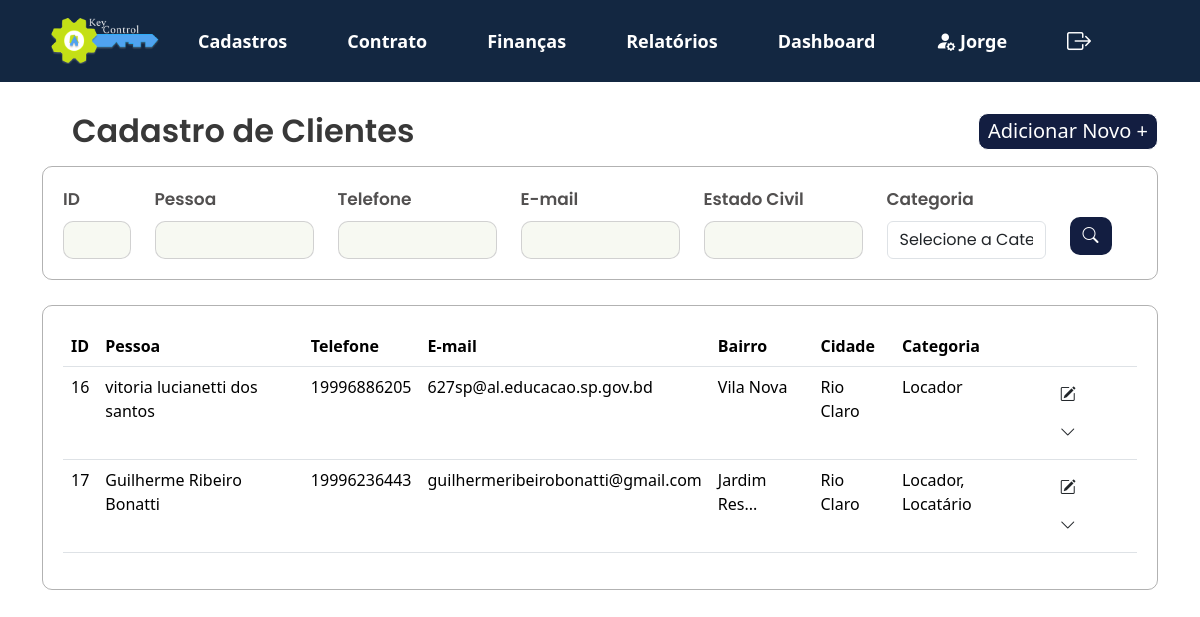
Screenshot of /KeyControl/projeto/views/lista_cliente.php (signed in) with the database file from the repository.
### tables this page shows
CREATE TABLE `cadastro_cliente` (
  `id` int(11) NOT NULL,
  `nome` varchar(100) NOT NULL,
  `rg_ie` varchar(20) DEFAULT NULL,
  `data_nascimento_fundacao` date DEFAULT NULL,
  `telefone` varchar(20) DEFAULT NULL,
  `email` varchar(100) DEFAULT NULL,
  `estado_civil` varchar(20) DEFAULT NULL,
  `nacionalidade` varchar(50) DEFAULT NULL,
  `profissao` varchar(50) DEFAULT NULL,
  `cep` varchar(10) DEFAULT NULL,
  `rua` varchar(100) DEFAULT NULL,
  `numero` varchar(10) DEFAULT NULL,
  `bairro` varchar(50) DEFAULT NULL,
  `cidade` varchar(50) DEFAULT NULL,
  `estado` varchar(50) DEFAULT NULL,
  `pais` varchar(50) DEFAULT NULL,
  `locador` tinyint(1) DEFAULT 0,
  `locatario` tinyint(1) DEFAULT 0,
  `fiador` tinyint(1) DEFAULT 0,
  `comprador` tinyint(1) DEFAULT 0,
  `complemento` varchar(255) DEFAULT NULL,
  `cpf_cnpj` varchar(20) NOT NULL,
  `id_imobiliaria` varchar(20) NOT NULL
);

### KeyControl/projeto/app/controllers/filtros_pessoas.php (called while the page is built, shortened)
<?php
include '../app/controllers/db_conexao.php';
function buildQuery($id, $nome, $telefone, $email, $estado_civil, $cidade, $categoria) {
    $sql = "SELECT * FROM cadastro_cliente WHERE 1=1";
    $params = [];
    return [$sql, $params];
}
$id = $_POST['id'] ?? '';
$nome = $_POST['nome'] ?? '';
$telefone = $_POST['telefone'] ?? '';
$email = $_POST['email'] ?? '';
$estado_civil = $_POST['estado_civil'] ?? '';
$cidade = $_POST['cidade'] ?? '';
$categoria = $_POST['categoria'] ?? '';
list($sql, $params) = buildQuery($id, $nome, $telefone, $email, $estado_civil, $cidade, $categoria);
if (isset($pdo) && $pdo) {
    try {
        $stmt = $pdo->prepare($sql);
        $stmt->execute($params);
        $result = $stmt->fetchAll(PDO::FETCH_ASSOC);
    } catch (Exception $e) {
        echo "Erro na execução da consulta: " . htmlspecialchars($e->getMessage());
    }
} else {
    echo "Erro na conexão com o banco de dados.";
}
?>

### KeyControl/projeto/views/lista_cliente.php (the view, shortened to what this page needs)
<?php
include '../app/controllers/filtros_pessoas.php';
?>
<!DOCTYPE html>
<html lang="pt-br">
<head>
   <link href="https://cdn.jsdelivr.net/npm/bootstrap@5.3.3/dist/css/bootstrap.min.css" rel="stylesheet">
   <link rel="stylesheet" href="../public/assets/js/menu.js">
   <link rel="stylesheet" href="https://cdn.jsdelivr.net/npm/bootstrap-icons@1.10.5/font/bootstrap-icons.css">
   <link rel="stylesheet" type="text/css" href="../public/assets/css/style2.css">
</head>
<body>
   <?php include 'navbar.php'; ?>
   <section>
      <div class="container">
         <div class="d-flex justify-content-between align-items-center mb-3">
            <h2 class="mb-0">Cadastro de Clientes</h2>
            <a href="../views/cadastro_cliente.php" class="button_adicionarnovo">Adicionar Novo +</a>
         </div>
      </div>
      <div class="container">
         <form method="POST" action="">
            <div class="filtros-container">
               <div class="row g-12">
                  <div class="col-md-1">
                     <label for="id" class="form-label">ID</label>
                     <input type="text" id="id" class="form-control" name="id" value="<?= htmlspecialchars($_POST['id'] ?? '') ?>">
                  </div>
                  <div class="col-md-2">
                     <label for="nome" class="form-label">Pessoa</label>
                     <input type="text" id="nome" class="form-control" name="nome" value="<?= htmlspecialchars($_POST['nome'] ?? '') ?>">
                  </div>
                  <div class="col-md-2">
                     <label for="telefone" class="form-label">Telefone</label>
                     <input type="text" id="telefone" class="form-control" name="telefone" value="<?= htmlspecialchars($_POST['telefone'] ?? '') ?>">
                  </div>
                  <div class="col-md-2">
                     <label for="email" class="form-label">E-mail</label>
                     <input type="text" id="email" class="form-control" name="email" value="<?= htmlspecialchars($_POST['email'] ?? '') ?>">
                  </div>
                  <div class="col-md-2">
                     <label for="estado_civil" class="form-label">Estado Civil</label>
                     <input type="text" id="estado_civil" class="form-control" name="estado_civil" value="<?= htmlspecialchars($_POST['estado_civil'] ?? '') ?>">
                  </div>
                  <div class="col-md-2 position-relative">
                     <label for="categoria" class="mb-2">Categoria</label>
                     <select class="form-control" name="categoria" id="categoria" onchange="checkSelection('categoria')">
                        <option value="" disabled <?= !isset($_POST['categoria']) ? 'selected' : '' ?>>Selecione a Categoria</option>
                     </select>
                  </div>
                  <div class="col-md-1">
                     <button class="btn btn-buscar" type="submit">
                        <i class="bi bi-search"></i>
                     </button>
                  </div>
               </div>
            </div>
         </form>
      </div>
   </section>
   <section>
      <div class="container">
         <div class="card_relatório">
            <table class="table table-hover">
               <thead>
                  <tr>
                     <th>ID</th>
                     <th>Pessoa</th>
                     <th>Telefone</th>
                     <th>E-mail</th>
                     <th>Bairro</th>
                     <th>Cidade</th>
                     <th>Categoria</th>
                     <th></th>
                  </tr>
               </thead>
               <tbody>
                  <?php
                  if ($result && count($result) > 0) {
                     foreach ($result as $row) {
                        $categorias = [];
                        if ($row['locador']) {
                           $categorias[] = 'Locador';
                        }
                        if ($row['locatario']) {
                           $categorias[] = 'Locatário';
                        }
                        $categoriaTexto = implode(', ', $categorias);
                        echo "<tr>
                                     <td>" . htmlspecialchars($row['id']) . "</td>
                                     <td>" . htmlspecialchars($row['nome']) . "</td>
                                     <td>" . htmlspecialchars($row['telefone']) . "</td>
                                     <td>" . htmlspecialchars($row['email']) . "</td>
                                     <td>" . htmlspecialchars(substr($row['bairro'], 0, 10) . (strlen($row['bairro']) > 10 ? '...' : '')) . "</td>
                                     <td>" . htmlspecialchars($row['cidade']) . "</td>
                                     <td>" . htmlspecialchars($categoriaTexto) . "</td>
                                     <td>
                                         <button class='btn' onclick=\"window.location.href='../views/modifica_cliente.php?id=" . htmlspecialchars($row['id']) . "'\">
                                          <i class='bi bi-pencil-square'></i>
                                          </button>
                                         <button class='btn' onclick='toggleSubMenu(this)'>
                                             <i class='bi bi-chevron-down'></i>
                                         </button>
                                         <div class='submenu' style='display: none;'>
                                             <div class='submenu-options'>
                                                 <button class='imprimir' onclick='redirectToRelatorio(" . htmlspecialchars($row['id']) . ")'>
                                                      <i class='bi bi-printer'></i> Imprimir
                                                </button>
                                                 <button class='email' onclick='sendEmail(\"" . htmlspecialchars($row['email'] ?? '') . "\")'>
                                                     <i class='bi bi-envelope'></i> E-mail
                                                 </button>
                                                 <button class='excluir' onclick='deleteRecord(" . htmlspecialchars($row['id']) . ")'>
                                                     <i class='bi bi-trash'></i> Excluir
                                                 </button>
                                             </div>
                                         </div>
                                     </td>
                                 </tr>";
                     }
                  } else {
                     echo "<tr><td colspan='9'>Nenhum registro encontrado</td></tr>";
                  }
                  ?>
               </tbody>
            </table>
         </div>
      </div>
   </section>
</body>
</html>

### KeyControl/projeto/public/assets/css/style2.css (style rules this page uses)
h2 { font-family: "Poppins", sans-serif; font-weight: 600; font-style: normal; color: #383838; margin: 30px; }
.container h2 { position: relative; z-index: 1; }
form { font-family: "Poppins", sans-serif; font-style: normal; font-weight: 600; font-size: 17px; color: rgb(82, 80, 80); }
input.form-control { background-color: #F7F9F2; color: #333; border: 0px; }
h2.mb-0 { margin-block: auto; }
.filtros-container input.form-control { border: 1px solid #3838383b; border-radius: 10px; }
.filtros-container { width: auto; height: auto; border: 1px solid #38383862; border-radius: 10px; padding: 20px; display: flex; }
.filtros-container .btn-buscar { margin-top: 30px; }
.btn-buscar { background-color: #131E41; color: white; border-radius: 10px; }
.card_relatório { width: auto; height: auto; border: 1px solid #38383862; border-radius: 10px; margin-top: 25px; margin-bottom: 20px; padding: 20px; }
.button_adicionarnovo { border: 1px solid; border-radius: 10px; background-color: #131E41; width: 180px; height: 37px; align-items: center; display: flex; justify-content: center; align-items: center; text-align: center; color: #ffffff; font-size: 20px; text-decoration: none; }

### rows the page displays
cadastro_cliente: id "16", nome "vitoria lucianetti dos santos", telefone "19996886205", email "627sp@al.educacao.sp.gov.bd", bairro "Vila Nova", cidade "Rio Claro", categoriaTexto "Locador"
cadastro_cliente: id "17", nome "Guilherme Ribeiro Bonatti", telefone "19996236443", email "guilhermeribeirobonatti@gmail.com", bairro "Jardim Res...", cidade "Rio Claro", categoriaTexto "Locador, Locatário"

### other values shown
$first_name "Jorge"
